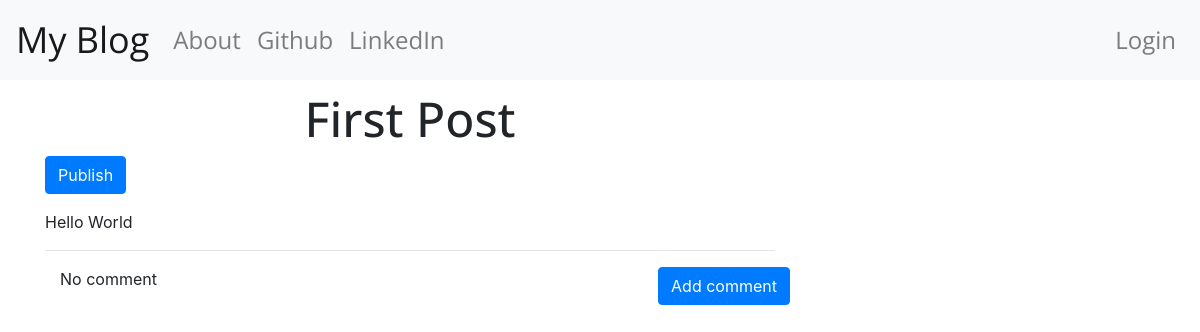
/post/1/, run on an earlier commit of the app's database.
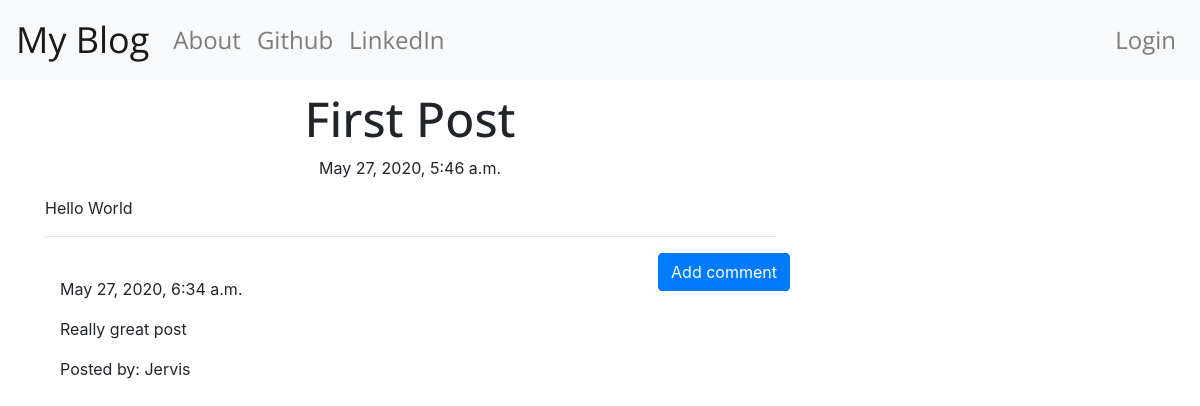
And on a later commit of the database.
### blog_app/models.py (models this page shows, shortened)
class Post(models.Model):
    author =  models.ForeignKey('auth.User', on_delete=models.CASCADE)
    title = models.CharField(max_length = 200)
    text = models.TextField()
    create_date = models.DateTimeField(default = timezone.now)
    published_date = models.DateTimeField(blank=True, null=True)

class Comment(models.Model):
    post = models.ForeignKey('blog_app.Post', related_name='comments', on_delete=models.CASCADE)
    author = models.CharField(max_length=200)
    text = models.TextField()
    create_date = models.DateTimeField(default=timezone.now())
    approved_comment = models.BooleanField(default=False)

### blog_app/views.py (the view)
# urls.py: path('post/<int:pk>/', views.PostDetailView.as_view(), name = 'post_detail'),
class PostDetailView(DetailView):
    context_object_name = 'post_detail'
    model = Post
    template_name = 'blog_app/post_detail.html'

### blog_app/templates/blog_app/post_detail.html (shortened to what this page needs)
{% extends 'blog_app/base.html' %}
{% block content %}
<h1 class='posttitle loader'>{{object.title}}</h1>
{% if object.published_date %}
<div class="date postdate">
  {{object.published_date}}
</div>
{% else %}
<a href="{%url 'blog_app:post_publish' pk=object.pk %}" class = 'btn btn-primary'>Publish</a>
{% endif %}
<p class='postcontent'> {{object.text|safe|linebreaksbr }}</p>
<hr>
<a href="{% url 'blog_app:add_comment_to_post' pk=object.pk %}" class='btn btn-primary btn-comment'>Add comment</a>
<div class="container">
  {% for comment in object.comments.all %}
  <br>
  {% if user.is_authenticated or comment.approved_comment %}
  {{comment.create_date}}
  <p>{{comment.text|safe|linebreaksbr}}</p>
  <p>Posted by: {{comment.author}}</p>
  {% endif %}
  {% empty %}
  <p>No comment</p>
  {% endfor %}
</div>
{%endblock%}

### blog_app/templates/blog_app/base.html (shortened to what this page needs)
<!DOCTYPE html>
{% load static %}
<html lang="en" dir="ltr">
  <head>
    <link rel="stylesheet" href="https://stackpath.bootstrapcdn.com/bootstrap/4.5.0/css/bootstrap.min.css">
    <link rel="stylesheet" href="//cdn.jsdelivr.net/npm/medium-editor@latest/dist/css/medium-editor.min.css" type="text/css" media="screen" charset="utf-8">
    <link rel="stylesheet" href="{% static 'css/blog.css' %}">
  </head>
  <body class='loader'>
    <nav class="navbar navbar-expand-lg navbar-light bg-light techfont custom-navbar">
      <a class="navbar-brand bigbrand" href="{% url 'blog_app:post_list' %}"> My Blog </a>
      <div class="collapse navbar-collapse" id="navbarNavAltMarkup">
        <ul class="nav navbar-nav mr-auto">
          <li class="nav-item">
            <a class="nav-link" href="{% url 'blog_app:about' %}">About</a>
          </li>
          <li class="nav-item">
            <a class="nav-link" href="https://www.github.com">Github</a>
          </li>
          <li class="nav-item">
            <a class="nav-link" href="https://www.linkedin.com">LinkedIn</a>
          </li>
        </ul>
        <ul class="nav navbar-nav ml-auto">
          {% if user.is_authenticated %}
          <li class="nav-item">
            <a class="nav-link" href="{% url 'blog_app:post_new' %}">New Post</a>
          </li>
          <li class="nav-item">
            <a class="nav-link" href="{% url 'blog_app:post_draft_list' %}">Drafts</a>
          </li>
          <li class="nav-item">
            <a class="nav-link" href="{% url 'logout' %}">Log Out</a>
          </li>
          <li class="nav-item">
            <a class="nav-link">Welcome: {{user.username}}</a>
          </li>
          {% else %}
          <li class="nav-item">
            <a class="nav-link" href="{% url 'login' %}">Login</span></a>
          </li>
          {% endif %}
        </ul>
      </div>
    </nav>
    <div class="content container">
      <div class="row">
        <div class="col-md-8">
          <div class="blog_posts">
            {% block content %}
            {% endblock %}
          </div>
        </div>
      </div>
    </div>
  </body>
</html>

### blog_app/static/css/blog.css (style rules this page uses)
.techfont { font-family: 'Open Sans', sans-serif; font-size: 1.5em; margin-bottom: 10px; }
.postdate { text-align: center; }
.posttitle { font-family: 'Open Sans', sans-serif; font-size: 3em; text-align: center; }
.postcontent { font-family: 'Open Sans', sans-serif; font-size: 1.5em; }
.btn-comment { position: absolute; right: 0px; }
.bigbrand { font-size: 1.5em; }
.loader { filter:hue-rotate(0deg); color: linear-gradient(45deg,#0f8,#08f); animation:hue 5000ms infinite linear; }

What changed in the data, as far as the page shows it:
changed Post "First Post": published_date (not shown) → "May 27, 2020, 5:46 a.m."
added Comment: create_date "May 27, 2020, 6:34 a.m.", text "Really great post", author "Jervis"
Also different on the page:
text no longer shown: "Publish No comment"
